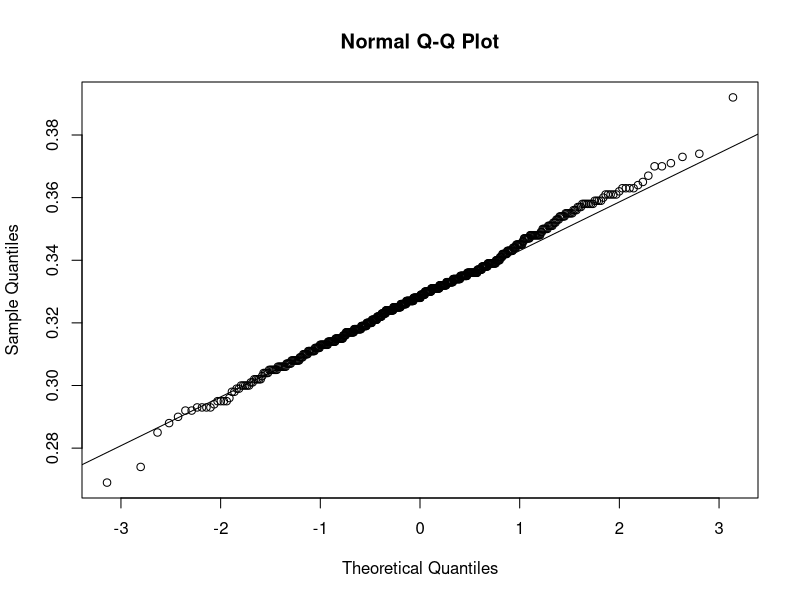
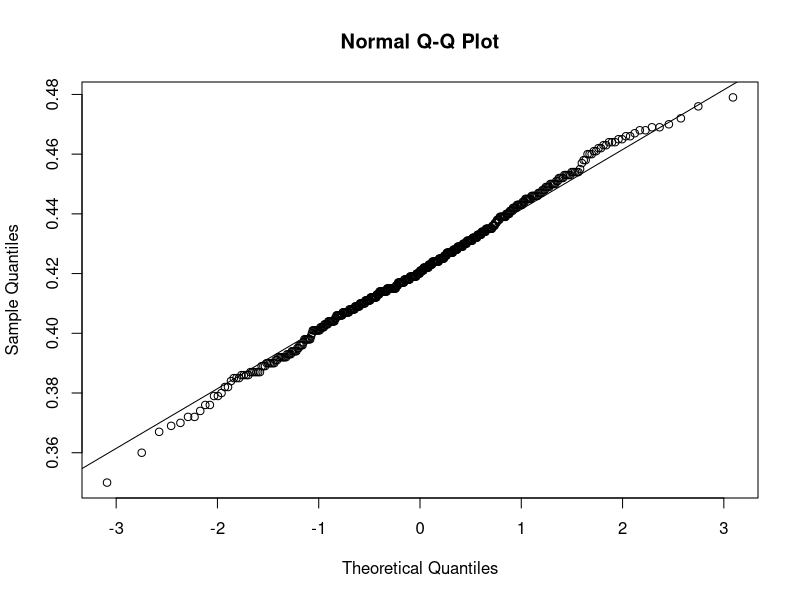
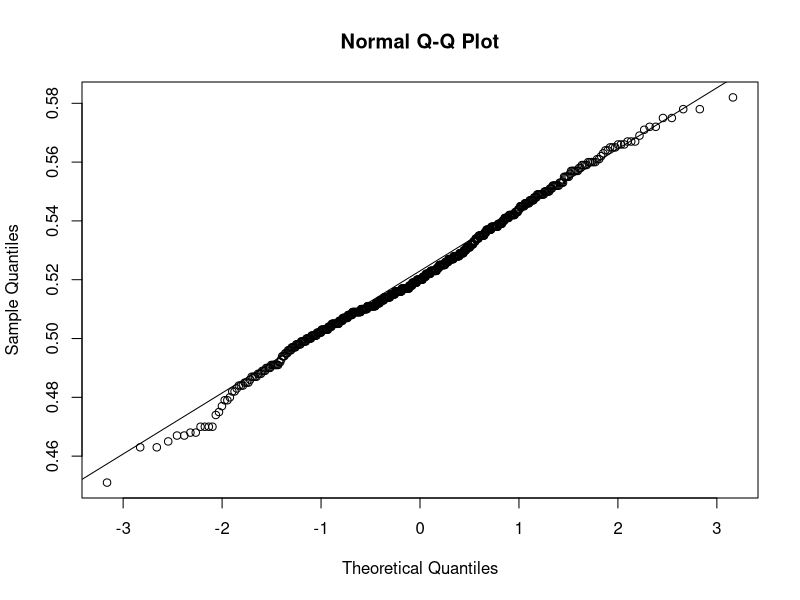

Here is the R script that generated these plots, in order:
rm(list = ls())
data = read.csv("Data/sciodrepoides_delka_r.csv", header=TRUE, sep = ";")
data_l1 = read.csv ("Data/sciodrepoides_delka_L1.csv", header=TRUE, sep = ";")
data_l2 = read.csv ("Data/sciodrepoides_delka_L2.csv", header=TRUE, sep = ";")
data_l3 = read.csv ("Data/sciodrepoides_delka_L3.csv", header=TRUE, sep = ";")
head(data)
summary(data$instar)
class(data$instar)
class (data$oblast)
class (data$teplota)
data$teplota = as.factor (data$teplota) # for length/temperature models
summary (data)

library(ggplot2)

#NORMALITA
qqnorm(data_l1$delka)
qqline(data_l1$delka)
qqnorm(data_l2$delka)
qqline(data_l2$delka)
qqnorm(data_l3$delka)
qqline(data_l3$delka)

#basic characteristics of dataset
mean (data_l1$delka)
mean (data_l2$delka)
mean (data_l3$delka)

sd (data_l1$delka)
sd (data_l2$delka)
sd (data_l3$delka)


#data renaming
#renaming factors for legend
dm = data
str(dm)
levels (dm$instar)[levels(dm$instar)=="l1"] = "L1"
levels (dm$instar)[levels(dm$instar)=="l2"] = "L2"
levels (dm$instar)[levels(dm$instar)=="l3"] = "L3"
levels (dm$instar)[levels(dm$instar)=="adult"] = "Pupae"
names(dm)[names(dm)=="instar"] = "Stage"

# plot of lengths in different instars
tiff (filename="exports/sciodrepoides_length.tiff", width=5000, height=6000, 
      compression="lzw", res= 800)
qplot (dm$Stage,dm$delka,
       geom="boxplot",
      xlab=substitute("Instar"),
      ylab=substitute ("Length (mm)"))
dev.off()


# tiff (filename="exports/sciodrepoides_length.tiff", width=5000, height=6000, 
#       compression="lzw", res= 800)
# plot (data$delka~data$instar,
#       xlab="Instar",
#       ylab="Length (mm)")
# dev.off()

#number of observations in each instar
length (data_l1$delka)
length (data_l2$delka)
length (data_l3$delka)
#number of individuals in each instar photographed
levels (data$jedinec) #263 individuals were photographed in total
levels (data_l1$jedinec) # 252 individuals were photographed of L1 class
levels (data_l2$jedinec) # 175 individuals were photographed of L2 class
levels (data_l3$jedinec) # 127 individuals were photographed of L3 class

#maximum and minimum width of each instar
summary (data_l1$delka)
summary (data_l2$delka)
summary (data_l3$delka)


